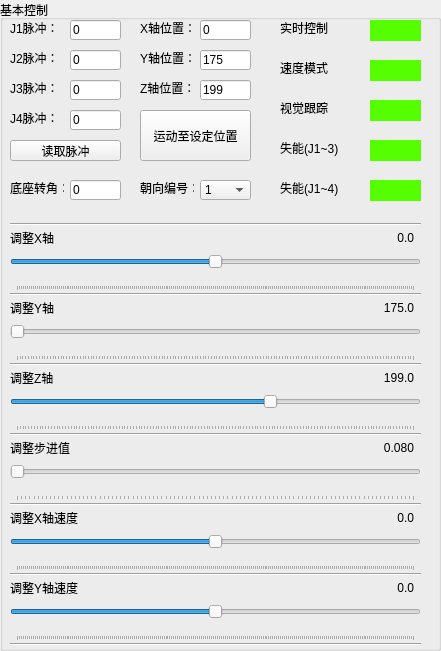
           <widget class="QGroupBox" name="groupBox">
            <property name="geometry">
             <rect>
              <x>10</x>
              <y>10</y>
              <width>441</width>
              <height>651</height>
             </rect>
            </property>
            <property name="title">
             <string>基本控制</string>
            </property>
            <widget class="QLabel" name="label_25">
             <property name="geometry">
              <rect>
               <x>10</x>
               <y>580</y>
               <width>71</width>
               <height>16</height>
              </rect>
             </property>
             <property name="text">
              <string>调整Y轴速度</string>
             </property>
            </widget>
            <widget class="QLabel" name="label_8">
             <property name="geometry">
              <rect>
               <x>140</x>
               <y>180</y>
               <width>54</width>
               <height>16</height>
              </rect>
             </property>
             <property name="text">
              <string>朝向编号：</string>
             </property>
            </widget>
            <widget class="QLineEdit" name="entryR_j3Clk">
             <property name="geometry">
              <rect>
               <x>70</x>
               <y>80</y>
               <width>51</width>
               <height>20</height>
              </rect>
             </property>
             <property name="text">
              <string>0</string>
             </property>
             <property name="readOnly">
              <bool>true</bool>
             </property>
            </widget>
            <widget class="QLineEdit" name="entryR_j1Clk">
             <property name="geometry">
              <rect>
               <x>70</x>
               <y>20</y>
               <width>51</width>
               <height>20</height>
              </rect>
             </property>
             <property name="text">
              <string>0</string>
             </property>
             <property name="readOnly">
              <bool>true</bool>
             </property>
            </widget>
            <widget class="QLabel" name="label_4">
             <property name="geometry">
              <rect>
               <x>10</x>
               <y>20</y>
               <width>54</width>
               <height>16</height>
              </rect>
             </property>
             <property name="text">
              <string>J1脉冲：</string>
             </property>
            </widget>
            <widget class="QSlider" name="slider_xPos">
             <property name="geometry">
              <rect>
               <x>10</x>
               <y>240</y>
               <width>411</width>
               <height>51</height>
              </rect>
             </property>
             <property name="minimum">
              <number>-2000</number>
             </property>
             <property name="maximum">
              <number>2000</number>
             </property>
             <property name="pageStep">
              <number>1</number>
             </property>
             <property name="orientation">
              <enum>Qt::Orientation::Horizontal</enum>
             </property>
             <property name="invertedAppearance">
              <bool>false</bool>
             </property>
             <property name="tickPosition">
              <enum>QSlider::TickPosition::TicksBelow</enum>
             </property>
             <property name="tickInterval">
              <number>20</number>
             </property>
            </widget>
            <widget class="QSwitchButton" name="sw_realTime" native="true">
             <property name="geometry">
              <rect>
               <x>370</x>
               <y>20</y>
               <width>51</width>
               <height>21</height>
              </rect>
             </property>
             <property name="styleSheet">
              <string notr="true">background-color: rgb(85, 255, 0);</string>
             </property>
            </widget>
            <widget class="QSlider" name="slider_zPos">
             <property name="geometry">
              <rect>
               <x>10</x>
               <y>380</y>
               <width>411</width>
               <height>51</height>
              </rect>
             </property>
             <property name="minimum">
              <number>200</number>
             </property>
             <property name="maximum">
              <number>3000</number>
             </property>
             <property name="pageStep">
              <number>1</number>
             </property>
             <property name="sliderPosition">
              <number>1990</number>
             </property>
             <property name="orientation">
              <enum>Qt::Orientation::Horizontal</enum>
             </property>
             <property name="invertedAppearance">
              <bool>false</bool>
             </property>
             <property name="tickPosition">
              <enum>QSlider::TickPosition::TicksBelow</enum>
             </property>
             <property name="tickInterval">
              <number>20</number>
             </property>
            </widget>
            <widget class="QSlider" name="slider_speedX">
             <property name="geometry">
              <rect>
               <x>10</x>
               <y>520</y>
               <width>411</width>
               <height>51</height>
              </rect>
             </property>
             <property name="minimum">
              <number>-20000</number>
             </property>
             <property name="maximum">
              <number>20000</number>
             </property>
             <property name="pageStep">
              <number>1</number>
             </property>
             <property name="orientation">
              <enum>Qt::Orientation::Horizontal</enum>
             </property>
             <property name="invertedAppearance">
              <bool>false</bool>
             </property>
             <property name="tickPosition">
              <enum>QSlider::TickPosition::TicksBelow</enum>
             </property>
             <property name="tickInterval">
              <number>200</number>
             </property>
            </widget>
            <widget class="QLineEdit" name="entry_zPos">
             <property name="geometry">
              <rect>
               <x>200</x>
               <y>80</y>
               <width>51</width>
               <height>20</height>
              </rect>
             </property>
             <property name="text">
              <string>199</string>
             </property>
            </widget>
            <widget class="QSlider" name="slider_stepSize">
             <property name="geometry">
              <rect>
               <x>10</x>
               <y>450</y>
               <width>411</width>
               <height>51</height>
              </rect>
             </property>
             <property name="minimum">
              <number>80</number>
             </property>
             <property name="maximum">
              <number>2000</number>
             </property>
             <property name="pageStep">
              <number>1</number>
             </property>
             <property name="orientation">
              <enum>Qt::Orientation::Horizontal</enum>
             </property>
             <property name="invertedAppearance">
              <bool>false</bool>
             </property>
             <property name="tickPosition">
              <enum>QSlider::TickPosition::TicksBelow</enum>
             </property>
             <property name="tickInterval">
              <number>20</number>
             </property>
            </widget>
            <widget class="QLabel" name="label_3">
             <property name="geometry">
              <rect>
               <x>140</x>
               <y>80</y>
               <width>54</width>
               <height>16</height>
              </rect>
             </property>
             <property name="text">
              <string>Z轴位置：</string>
             </property>
            </widget>
            <widget class="QLabel" name="label">
             <property name="geometry">
              <rect>
               <x>140</x>
               <y>20</y>
               <width>54</width>
               <height>16</height>
              </rect>
             </property>
             <property name="text">
              <string>X轴位置：</string>
             </property>
            </widget>
            <widget class="QLabel" name="label_22">
             <property name="geometry">
              <rect>
               <x>10</x>
               <y>510</y>
               <width>71</width>
               <height>16</height>
              </rect>
             </property>
             <property name="text">
              <string>调整X轴速度</string>
             </property>
            </widget>
            <widget class="QLineEdit" name="entryR_j2Clk">
             <property name="geometry">
              <rect>
               <x>70</x>
               <y>50</y>
               <width>51</width>
               <height>20</height>
              </rect>
             </property>
             <property name="text">
              <string>0</string>
             </property>
             <property name="readOnly">
              <bool>true</bool>
             </property>
            </widget>
            <widget class="QLabel" name="label_7">
             <property name="geometry">
              <rect>
               <x>10</x>
               <y>180</y>
               <width>54</width>
               <height>16</height>
              </rect>
             </property>
             <property name="text">
              <string>底座转角：</string>
             </property>
            </widget>
            <widget class="QLabel" name="label_6">
             <property name="geometry">
              <rect>
               <x>10</x>
               <y>80</y>
               <width>54</width>
               <height>16</height>
              </rect>
             </property>
             <property name="text">
              <string>J3脉冲：</string>
             </property>
            </widget>
            <widget class="QSwitchButton" name="sw_disEnJ14" native="true">
             <property name="geometry">
              <rect>
               <x>370</x>
               <y>180</y>
               <width>51</width>
               <height>21</height>
              </rect>
             </property>
             <property name="styleSheet">
              <string notr="true">background-color: rgb(85, 255, 0);</string>
             </property>
            </widget>
            <widget class="QSlider" name="slider_speedY">
             <property name="geometry">
              <rect>
               <x>10</x>
               <y>590</y>
               <width>411</width>
               <height>51</height>
              </rect>
             </property>
             <property name="minimum">
              <number>-20000</number>
             </property>
             <property name="maximum">
              <number>20000</number>
             </property>
             <property name="pageStep">
              <number>1</number>
             </property>
             <property name="orientation">
              <enum>Qt::Orientation::Horizontal</enum>
             </property>
             <property name="invertedAppearance">
              <bool>false</bool>
             </property>
             <property name="tickPosition">
              <enum>QSlider::TickPosition::TicksBelow</enum>
             </property>
             <property name="tickInterval">
              <number>200</number>
             </property>
            </widget>
            <widget class="QLabel" name="label_2">
             <property name="geometry">
              <rect>
               <x>140</x>
               <y>50</y>
               <width>54</width>
               <height>16</height>
              </rect>
             </property>
             <property name="text">
              <string>Y轴位置：</string>
             </property>
            </widget>
            <widget class="QLabel" name="label_10">
             <property name="geometry">
              <rect>
               <x>280</x>
               <y>60</y>
               <width>54</width>
               <height>16</height>
              </rect>
             </property>
             <property name="text">
              <string>速度模式</string>
             </property>
            </widget>
            <widget class="QLabel" name="label_5">
             <property name="geometry">
              <rect>
               <x>10</x>
               <y>50</y>
               <width>54</width>
               <height>16</height>
              </rect>
             </property>
             <property name="text">
              <string>J2脉冲：</string>
             </property>
            </widget>
            <widget class="QLabel" name="label_11">
             <property name="geometry">
              <rect>
               <x>280</x>
               <y>140</y>
               <width>71</width>
               <height>16</height>
              </rect>
             </property>
             <property name="text">
              <string>失能(J1~3)</string>
             </property>
            </widget>
            <widget class="QLabel" name="label_21">
             <property name="geometry">
              <rect>
               <x>10</x>
               <y>440</y>
               <width>71</width>
               <height>16</height>
              </rect>
             </property>
             <property name="text">
              <string>调整步进值</string>
             </property>
            </widget>
            <widget class="QSwitchButton" name="sw_tracking" native="true">
             <property name="geometry">
              <rect>
               <x>370</x>
               <y>100</y>
               <width>51</width>
               <height>21</height>
              </rect>
             </property>
             <property name="styleSheet">
              <string notr="true">background-color: rgb(85, 255, 0);</string>
             </property>
            </widget>
            <widget class="QLineEdit" name="entry_yPos">
             <property name="geometry">
              <rect>
               <x>200</x>
               <y>50</y>
               <width>51</width>
               <height>20</height>
              </rect>
             </property>
             <property name="text">
              <string>175</string>
             </property>
            </widget>
            <widget class="QLabel" name="label_9">
             <property name="geometry">
              <rect>
               <x>280</x>
               <y>20</y>
               <width>54</width>
               <height>16</height>
              </rect>
             </property>
             <property name="text">
              <string>实时控制</string>
             </property>
            </widget>
            <widget class="QLabel" name="label_13">
             <property name="geometry">
              <rect>
               <x>280</x>
               <y>100</y>
               <width>54</width>
               <height>16</height>
              </rect>
             </property>
             <property name="text">
              <string>视觉跟踪</string>
             </property>
            </widget>
            <widget class="QSwitchButton" name="sw_speedMode" native="true">
             <property name="geometry">
              <rect>
               <x>370</x>
               <y>60</y>
               <width>51</width>
               <height>21</height>
              </rect>
             </property>
             <property name="styleSheet">
              <string notr="true">background-color: rgb(85, 255, 0);</string>
             </property>
            </widget>
            <widget class="QLabel" name="label_17">
             <property name="geometry">
              <rect>
               <x>10</x>
               <y>300</y>
               <width>54</width>
               <height>16</height>
              </rect>
             </property>
             <property name="text">
              <string>调整Y轴</string>
             </property>
            </widget>
            <widget class="QLineEdit" name="entry_xPos">
             <property name="geometry">
              <rect>
               <x>200</x>
               <y>20</y>
               <width>51</width>
               <height>20</height>
              </rect>
             </property>
             <property name="text">
              <string>0</string>
             </property>
            </widget>
            <widget class="QLineEdit" name="entryR_alpha0">
             <property name="geometry">
              <rect>
               <x>70</x>
               <y>180</y>
               <width>51</width>
               <height>20</height>
              </rect>
             </property>
             <property name="text">
              <string>0</string>
             </property>
             <property name="readOnly">
              <bool>true</bool>
             </property>
            </widget>
            <widget class="QLabel" name="label_18">
             <property name="geometry">
              <rect>
               <x>10</x>
               <y>370</y>
               <width>54</width>
               <height>16</height>
              </rect>
             </property>
             <property name="text">
              <string>调整Z轴</string>
             </property>
            </widget>
            <widget class="QSlider" name="slider_yPos">
             <property name="geometry">
              <rect>
               <x>10</x>
               <y>310</y>
               <width>411</width>
               <height>51</height>
              </rect>
             </property>
             <property name="minimum">
              <number>1750</number>
             </property>
             <property name="maximum">
              <number>4650</number>
             </property>
             <property name="pageStep">
              <number>1</number>
             </property>
             <property name="orientation">
              <enum>Qt::Orientation::Horizontal</enum>
             </property>
             <property name="invertedAppearance">
              <bool>false</bool>
             </property>
             <property name="tickPosition">
              <enum>QSlider::TickPosition::TicksBelow</enum>
             </property>
             <property name="tickInterval">
              <number>20</number>
             </property>
            </widget>
            <widget class="QPushButton" name="btn_readClk">
             <property name="geometry">
              <rect>
               <x>10</x>
               <y>140</y>
               <width>111</width>
               <height>21</height>
              </rect>
             </property>
             <property name="text">
              <string>读取脉冲</string>
             </property>
            </widget>
            <widget class="QLabel" name="label_14">
             <property name="geometry">
              <rect>
               <x>10</x>
               <y>230</y>
               <width>54</width>
               <height>16</height>
              </rect>
             </property>
             <property name="text">
              <string>调整X轴</string>
             </property>
            </widget>
            <widget class="QPushButton" name="btn_mToSet">
             <property name="geometry">
              <rect>
               <x>140</x>
               <y>110</y>
               <width>111</width>
               <height>51</height>
              </rect>
             </property>
             <property name="text">
              <string>运动至设定位置</string>
             </property>
            </widget>
            <widget class="QLabel" name="label_12">
             <property name="geometry">
              <rect>
               <x>280</x>
               <y>180</y>
               <width>71</width>
               <height>16</height>
              </rect>
             </property>
             <property name="text">
              <string>失能(J1~4)</string>
             </property>
            </widget>
            <widget class="QSwitchButton" name="sw_disEnJ13" native="true">
             <property name="geometry">
              <rect>
               <x>370</x>
               <y>140</y>
               <width>51</width>
               <height>21</height>
              </rect>
             </property>
             <property name="styleSheet">
              <string notr="true">background-color: rgb(85, 255, 0);</string>
             </property>
            </widget>
            <widget class="QComboBox" name="cBox_armDir">
             <property name="geometry">
              <rect>
               <x>200</x>
               <y>180</y>
               <width>51</width>
               <height>20</height>
              </rect>
             </property>
             <item>
              <property name="text">
               <string>1</string>
              </property>
             </item>
             <item>
              <property name="text">
               <string>2</string>
              </property>
             </item>
             <item>
              <property name="text">
               <string>3</string>
              </property>
             </item>
             <item>
              <property name="text">
               <string>4</string>
              </property>
             </item>
            </widget>
            <widget class="Line" name="line_5">
             <property name="geometry">
              <rect>
               <x>10</x>
               <y>286</y>
               <width>411</width>
               <height>16</height>
              </rect>
             </property>
             <property name="orientation">
              <enum>Qt::Orientation::Horizontal</enum>
             </property>
            </widget>
            <widget class="Line" name="line_6">
             <property name="geometry">
              <rect>
               <x>10</x>
               <y>356</y>
               <width>411</width>
               <height>16</height>
              </rect>
             </property>
             <property name="orientation">
              <enum>Qt::Orientation::Horizontal</enum>
             </property>
            </widget>
            <widget class="Line" name="line_7">
             <property name="geometry">
              <rect>
               <x>10</x>
               <y>426</y>
               <width>411</width>
               <height>16</height>
              </rect>
             </property>
             <property name="orientation">
              <enum>Qt::Orientation::Horizontal</enum>
             </property>
            </widget>
            <widget class="Line" name="line_8">
             <property name="geometry">
              <rect>
               <x>10</x>
               <y>496</y>
               <width>411</width>
               <height>16</height>
              </rect>
             </property>
             <property name="orientation">
              <enum>Qt::Orientation::Horizontal</enum>
             </property>
            </widget>
            <widget class="Line" name="line_9">
             <property name="geometry">
              <rect>
               <x>10</x>
               <y>566</y>
               <width>411</width>
               <height>16</height>
              </rect>
             </property>
             <property name="orientation">
              <enum>Qt::Orientation::Horizontal</enum>
             </property>
            </widget>
            <widget class="Line" name="line_10">
             <property name="geometry">
              <rect>
               <x>10</x>
               <y>216</y>
               <width>411</width>
               <height>16</height>
              </rect>
             </property>
             <property name="styleSheet">
              <string notr="true"/>
             </property>
             <property name="orientation">
              <enum>Qt::Orientation::Horizontal</enum>
             </property>
            </widget>
            <widget class="Line" name="line_11">
             <property name="geometry">
              <rect>
               <x>10</x>
               <y>636</y>
               <width>411</width>
               <height>16</height>
              </rect>
             </property>
             <property name="orientation">
              <enum>Qt::Orientation::Horizontal</enum>
             </property>
            </widget>
            <widget class="QLabel" name="label_slider_xPos">
             <property name="geometry">
              <rect>
               <x>360</x>
               <y>230</y>
               <width>54</width>
               <height>16</height>
              </rect>
             </property>
             <property name="text">
              <string>0.0</string>
             </property>
             <property name="alignment">
              <set>Qt::AlignmentFlag::AlignRight|Qt::AlignmentFlag::AlignTrailing|Qt::AlignmentFlag::AlignVCenter</set>
             </property>
            </widget>
            <widget class="QLabel" name="label_slider_yPos">
             <property name="geometry">
              <rect>
               <x>360</x>
               <y>300</y>
               <width>54</width>
               <height>16</height>
              </rect>
             </property>
             <property name="text">
              <string>175.0</string>
             </property>
             <property name="alignment">
              <set>Qt::AlignmentFlag::AlignRight|Qt::AlignmentFlag::AlignTrailing|Qt::AlignmentFlag::AlignVCenter</set>
             </property>
            </widget>
            <widget class="QLabel" name="label_slider_zPos">
             <property name="geometry">
              <rect>
               <x>360</x>
               <y>370</y>
               <width>54</width>
               <height>16</height>
              </rect>
             </property>
             <property name="text">
              <string>199.0</string>
             </property>
             <property name="alignment">
              <set>Qt::AlignmentFlag::AlignRight|Qt::AlignmentFlag::AlignTrailing|Qt::AlignmentFlag::AlignVCenter</set>
             </property>
            </widget>
            <widget class="QLabel" name="label_slider_stepSize">
             <property name="geometry">
              <rect>
               <x>360</x>
               <y>440</y>
               <width>54</width>
               <height>16</height>
              </rect>
             </property>
             <property name="text">
              <string>0.080</string>
             </property>
             <property name="alignment">
              <set>Qt::AlignmentFlag::AlignRight|Qt::AlignmentFlag::AlignTrailing|Qt::AlignmentFlag::AlignVCenter</set>
             </property>
            </widget>
            <widget class="QLabel" name="label_slider_speedX">
             <property name="geometry">
              <rect>
               <x>360</x>
               <y>510</y>
               <width>54</width>
               <height>16</height>
              </rect>
             </property>
             <property name="text">
              <string>0.0</string>
             </property>
             <property name="alignment">
              <set>Qt::AlignmentFlag::AlignRight|Qt::AlignmentFlag::AlignTrailing|Qt::AlignmentFlag::AlignVCenter</set>
             </property>
            </widget>
            <widget class="QLabel" name="label_slider_speedY">
             <property name="geometry">
              <rect>
               <x>360</x>
               <y>580</y>
               <width>54</width>
               <height>16</height>
              </rect>
             </property>
             <property name="text">
              <string>0.0</string>
             </property>
             <property name="alignment">
              <set>Qt::AlignmentFlag::AlignRight|Qt::AlignmentFlag::AlignTrailing|Qt::AlignmentFlag::AlignVCenter</set>
             </property>
            </widget>
            <widget class="QLineEdit" name="entryR_j4Clk">
             <property name="geometry">
              <rect>
               <x>70</x>
               <y>110</y>
               <width>51</width>
               <height>20</height>
              </rect>
             </property>
             <property name="text">
              <string>0</string>
             </property>
             <property name="readOnly">
              <bool>true</bool>
             </property>
            </widget>
            <widget class="QLabel" name="label_15">
             <property name="geometry">
              <rect>
               <x>10</x>
               <y>110</y>
               <width>54</width>
               <height>16</height>
              </rect>
             </property>
             <property name="text">
              <string>J4脉冲：</string>
             </property>
            </widget>
           </widget>
